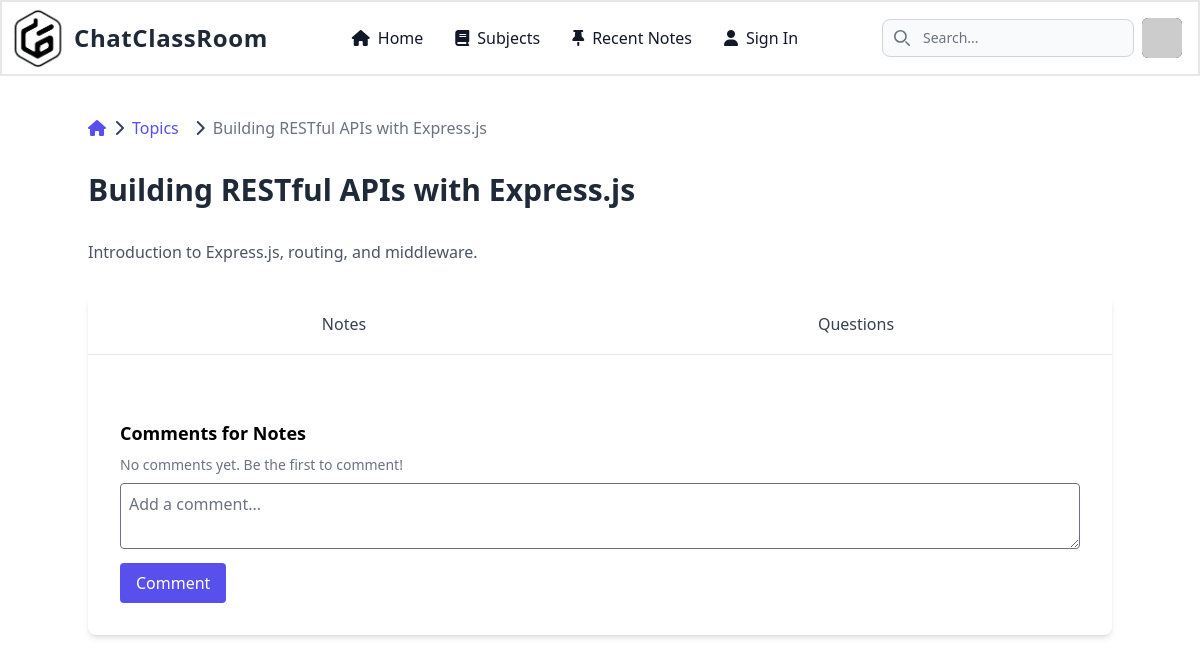
Page /topics/mern-stack/detail/building-restful-apis-with-expressjs/ on the earlier database version.
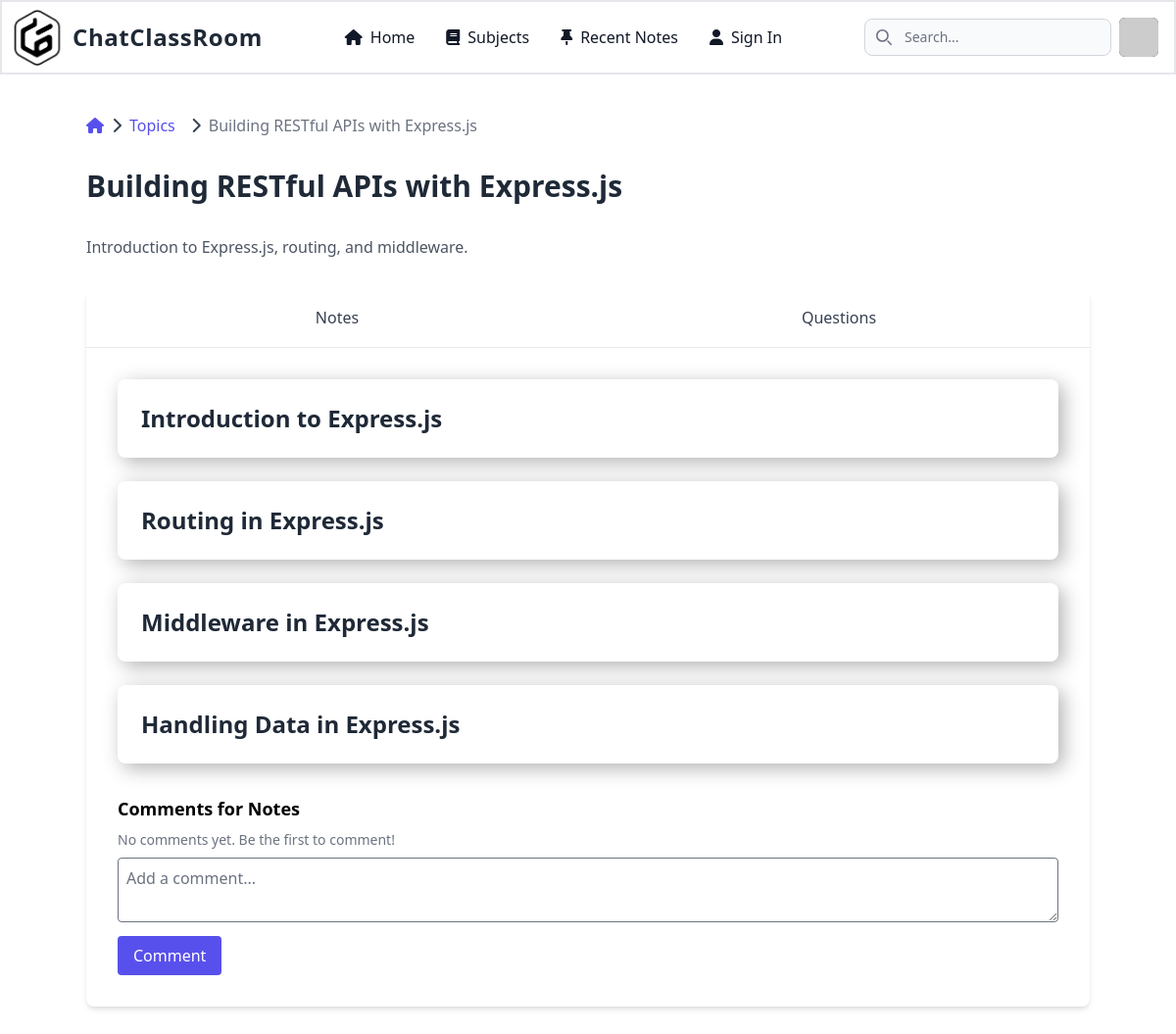
Same page on the later database version.
### main/models.py (models this page shows, shortened)
class Topic(models.Model):
    subject = models.ForeignKey(Subject, on_delete=models.CASCADE, related_name='topics')
    name = models.CharField(max_length=255)
    description = models.TextField(blank=True, null=True)
    auto_slug = AutoSlugField(populate_from='name', unique=True, blank=True, max_length=255)

class Note(models.Model):
    topics = models.ManyToManyField(Topic, related_name='notes')
    title = models.CharField(max_length=255)
    content = models.TextField()
    uploaded_by = models.ForeignKey(User, on_delete=models.CASCADE, related_name='uploaded_notes')
    created_at = models.DateTimeField(auto_now_add=True)
    auto_slug = AutoSlugField(populate_from='title', unique=True, blank=True, max_length=255)

### main/views.py (the view)
# urls.py: path('topics/<str:subject_slug>/detail/<str:topic_slug>/', views.topic_detail, name='topic_detail'),
def topic_detail(request, subject_slug, topic_slug):
    topic = get_object_or_404(Topic, auto_slug=topic_slug)
    subject = get_object_or_404(Subject, auto_slug=subject_slug)
    notes = Note.objects.filter(topics=topic)
    questions = Question.objects.filter(topics=topic)
    notes_comments = Comment.objects.filter(note__in=notes)
    questions_comments = Comment.objects.filter(question__in=questions)
    notes_comments_dict = {note.id: [] for note in notes}
    questions_comments_dict = {question.id: [] for question in questions}
    for comment in notes_comments:
        notes_comments_dict[comment.note.id].append(comment)
    for comment in questions_comments:
        questions_comments_dict[comment.question.id].append(comment)
    context = {
        'topic': topic,
        'subject': subject,
        'notes': notes,
        'questions': questions,
        'notes_comments': notes_comments_dict,
        'questions_comments': questions_comments_dict,
    }
    return render(request, 'topic_detail.html', context)

### main/templates/topic_detail.html (shortened to what this page needs)
{% extends 'base.html' %}
{% load static %}
{% block content %}
<div class="container mx-auto my-10 px-4 lg:px-0">
    <div class="mb-8">
        <nav class="text-gray-700">
            <ol class="flex items-center space-x-2">
                <li>
                    <a href="{% url 'subjects' %}"
                        class="text-indigo-600 hover:text-indigo-800 transition-colors duration-300 flex items-center">
                        <i class="fas fa-home"></i>
                    </a>
                </li>
                <li class="flex items-center">
                    <i class="fas fa-chevron-right"></i>
                    <a href="{% url 'topics' subject.auto_slug %}"
                        class="text-indigo-600 hover:text-indigo-800 transition-colors duration-300 px-2">Topics</a>
                </li>
                <li class="flex items-center">
                    <i class="fas fa-chevron-right"></i>
                    <span class="text-gray-500 px-2">{{ topic.name }}</span>
                </li>
            </ol>
        </nav>
    </div>
    <h2 class="text-3xl font-bold text-gray-800 mb-8">{{ topic.name }}</h2>
    <p class="text-gray-600 mb-8">{{ topic.description }}</p>
    <div class="bg-white shadow-md rounded-lg">
        <ul class="flex border-b">
            <li class="flex-1">
                <a href="#notes-tab"
                    class="block p-4 text-center text-gray-700 border-b-2 border-transparent hover:border-indigo-600 hover:text-indigo-600 transition-all duration-300 active-tab"
                    onclick="openTab(event, 'notes')">Notes</a>
            </li>
            <li class="flex-1">
                <a href="#questions-tab"
                    class="block p-4 text-center text-gray-700 border-b-2 border-transparent hover:border-indigo-600 hover:text-indigo-600 transition-all duration-300"
                    onclick="openTab(event, 'questions')">Questions</a>
            </li>
        </ul>
        <div id="notes" class="tab-content p-8">
            {% for note in notes %}
            <a href="{% url 'note_detail' subject.auto_slug topic.auto_slug note.auto_slug %}" class="group">
                <div
                    class="mb-6 p-6 bg-white rounded-lg custom-shadow-topics transition-transform transform hover:-translate-y-1">
                    <h3
                        class="text-lg md:text-xl lg:text-2xl font-semibold text-gray-800 group-hover:text-indigo-600 transition-colors duration-300">
                        {{ note.title }}
                    </h3>
                </div>
            </a>
            {% endfor %}
            <div class="mt-8">
                <h4 class="text-lg font-bold mb-2">Comments for Notes</h4>
                {% for comment in note_comments %}
                <div class="mb-2 p-2 border rounded">
                    <p class="text-sm text-gray-600">{{ comment.content }} - <i>{{ comment.commented_by.username }}</i>
                    </p>
                    <span class="text-xs text-gray-400">{{ comment.created_at }}</span>
                </div>
                {% empty %}
                <p class="text-sm text-gray-500">No comments yet. Be the first to comment!</p>
                {% endfor %}
                <form method="post" action="{% url 'add_note_comment' topic.id %}">
                    <textarea name="content" rows="2" class="w-full p-2 mt-2 border rounded"
                        placeholder="Add a comment..."></textarea>
                    <button type="submit"
                        class="mt-2 px-4 py-2 bg-indigo-600 text-white rounded hover:bg-indigo-700">Comment</button>
                </form>
            </div>
        </div>
    </div>
</div>
{% endblock %}

### main/templates/base.html (shortened to what this page needs)
{% load compress %}
{% load static %}
<!DOCTYPE html>
<html lang="en" class="scroll-smooth">
<head>
    {% compress css %}
    <link rel="stylesheet" href="{% static 'src/output.css' %}">
    {% endcompress %}
    <link rel="stylesheet" href="https://cdnjs.cloudflare.com/ajax/libs/highlight.js/11.9.0/styles/github-dark.min.css">
    <link rel="stylesheet" href="https://cdnjs.cloudflare.com/ajax/libs/font-awesome/6.6.0/css/all.min.css"
 />
    <link href="https://cdn.jsdelivr.net/npm/select2@4.1.0-rc.0/dist/css/select2.min.css" rel="stylesheet" />
</head>
<body class="">
    {% include "navbar.html" %}
    <main class="max-w-full h-full rounded-lg">
        {% block content %}{% endblock %}
    </main>
</body>
</html>

### main/templates/navbar.html (shortened to what this page needs)
{% load static %}
<nav class="sticky w-full z-20 top-0 start-0 bg-white border-2 border-gray-200">
    <div class="max-w-screen-xl flex flex-wrap items-center justify-between mx-auto p-4">
        <a href="{% url 'home' %}" class="flex flex-row items-center justify-center gap-4">
            <img src="{% static 'images/logo.png' %}" alt="" class="h-10 w-10 scale-[1.5]" />
            <span class="text-xl lg:text-2xl text-gray-800 font-extrabold tracking-wide hidden md:block">
                ChatClassRoom
            </span>
        </a>
        <div class="flex items-center md:order-2">
            <div class="relative hidden md:block">
                <div class="absolute inset-y-0 start-0 flex items-center ps-3 pointer-events-none">
                </div>
                <input type="text" id="search-navbar"
                    class="block w-full p-2 ps-10 text-sm text-gray-900 border border-gray-300 rounded-lg bg-gray-50 focus:ring-blue-500 focus:border-blue-500"
                    placeholder="Search..." oninput="search(this.value)">
            </div>
            {% if request.user.is_authenticated %}
            <button type="button" class="flex text-sm bg-gray-800 rounded-md ms-2" id="user-menu-button"
                aria-expanded="false" data-dropdown-toggle="user-dropdown" data-dropdown-placement="bottom">
                <span class="sr-only">Open user menu</span>
                {% if request.user.userprofile.pfp %}
                <img class="w-10 h-10 rounded-md" src="{{ request.user.userprofile.pfp.url }}" alt="user photo">
                {% else %}
                <img class="w-10 h-10 rounded-md"
                    src="https://api.dicebear.com/9.x/adventurer-neutral/svg?seed={{ user.username }}" alt="user photo">
                {% endif %}
            </button>
            {% else %}
            <button type="button" class="flex text-sm bg-gray-800 rounded-md ms-2" id="user-menu-button"
                aria-expanded="false" data-dropdown-toggle="user-dropdown" data-dropdown-placement="bottom">
                <img class="w-10 h-10 rounded-md" src="https://api.dicebear.com/9.x/adventurer-neutral/svg?seed=Chatter"
                    alt="user photo">
            </button>
            {% endif %}
        </div>
        <div class="items-center justify-between hidden w-full md:flex md:w-auto md:order-1" id="navbar-search">
            <ul
                class="flex flex-col p-4 md:p-0 mt-4 font-medium border border-gray-100 rounded-lg bg-gray-50 md:space-x-8 rtl:space-x-reverse md:flex-row md:mt-0 md:border-0 md:bg-white">
                <li>
                    <a href="{% url 'home' %}"
                        class="flex items-center gap-2 py-2 px-3 {% if request.resolver_match.url_name == 'home' %}text-blue-700{% else %}text-gray-900 hover:text-blue-700{% endif %} rounded hover:bg-gray-100 md:hover:bg-transparent md:p-0">
                        <span><i class="fa-solid fa-house"></i></span><span>Home</span>
                    </a>
                </li>
                <li>
                    <a href="{% url 'subjects' %}"
                        class="flex items-center gap-2 py-2 px-3 {% if request.resolver_match.url_name == 'subjects' %}text-blue-700{% else %}text-gray-900 hover:text-blue-700{% endif %} rounded hover:bg-gray-100 md:hover:bg-transparent md:p-0">
                        <span><i class="fa-solid fa-book"></i></span><span>Subjects</span>
                    </a>
                </li>
                <li>
                    <a href="{% url 'recent_notes' %}"
                        class="flex items-center gap-2 py-2 px-3 {% if request.resolver_match.url_name == 'recent' %}text-blue-700{% else %}text-gray-900 hover:text-blue-700{% endif %} rounded hover:bg-gray-100 md:hover:bg-transparent md:p-0">
                        <span><i class="fa-solid fa-thumbtack"></i></span><span>Recent Notes</span>
                    </a>
                </li>
                {% if request.user.is_authenticated %}
                <li>
                    <a href="{% url 'users' %}"
                        class="flex items-center gap-2 py-2 px-3 text-gray-900 rounded hover:bg-gray-100 md:hover:bg-transparent md:hover:text-blue-700 md:p-0">
                        <span><i class="fa-solid fa-headset"></i></span><span>Chat</span>
                    </a>
                </li>
                {% else %}
                <li>
                    <a href="{% url 'account_login' %}"
                        class="flex items-center gap-2 py-2 px-3 {% if request.resolver_match.url_name == 'account_login' %}text-blue-700{% else %}text-gray-900 hover:text-blue-700{% endif %} rounded hover:bg-gray-100 md:hover:bg-transparent md:p-0">
                        <span><i class="fa-solid fa-user"></i></span><span>Sign In</span>
                    </a>
                </li>
                {% endif %}
            </ul>
        </div>
    </div>
</nav>

Differences in the rows shown:
added Note: title "Introduction to Express.js"
added Note: title "Routing in Express.js"
added Note: title "Middleware in Express.js"
added Note: title "Handling Data in Express.js"
